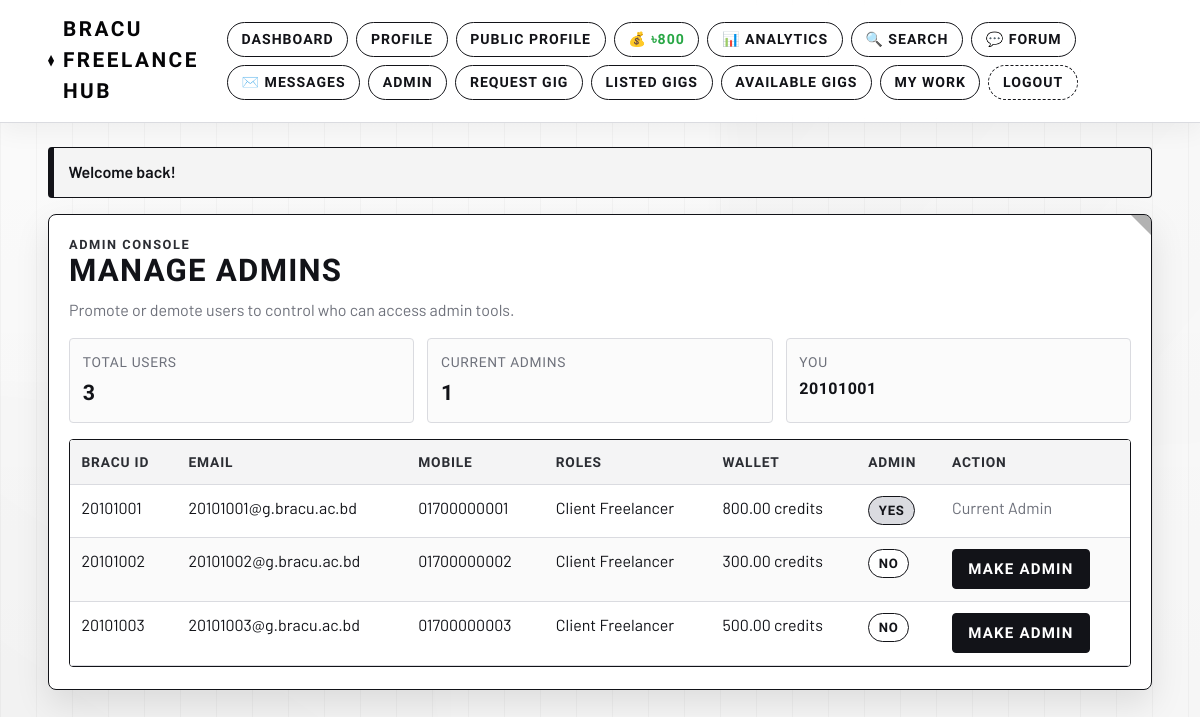
/admin/manage_admins.php (signed in), run on the app's committed database.
### tables this page shows
CREATE TABLE IF NOT EXISTS `User` (
    BRACU_ID VARCHAR(20) PRIMARY KEY,
    Bracu_mail VARCHAR(120) NOT NULL UNIQUE,
    full_name VARCHAR(120) NULL,
    client TINYINT(1) NOT NULL DEFAULT 1,
    mobile_number VARCHAR(20) NOT NULL,
    address_line VARCHAR(255) NULL,
    bio TEXT NULL,
    skills TEXT NULL,
    avatar_path VARCHAR(255) NULL,
    password VARCHAR(255) NOT NULL,
    freelancer TINYINT(1) NOT NULL DEFAULT 1,
    preferred_mode ENUM('hiring', 'working') NOT NULL DEFAULT 'hiring',
    is_admin TINYINT(1) NOT NULL DEFAULT 0,
    credit_balance DECIMAL(10,2) NOT NULL DEFAULT 500.00,
    created_at TIMESTAMP NOT NULL DEFAULT CURRENT_TIMESTAMP
);

### includes/db.php (called while the page is built, shortened)
<?php
function db(): PDO
{
    static $pdo = null;
    if ($pdo instanceof PDO) {
        return $pdo;
    }
    $dsn = sprintf('mysql:host=%s;port=%d;dbname=%s;charset=utf8mb4', DB_HOST, DB_PORT, DB_NAME);
    try {
        $pdo = new PDO(
            $dsn,
            DB_USER,
            DB_PASS,
            [
                PDO::ATTR_ERRMODE => PDO::ERRMODE_EXCEPTION,
                PDO::ATTR_DEFAULT_FETCH_MODE => PDO::FETCH_ASSOC,
                PDO::ATTR_EMULATE_PREPARES => false,
                PDO::ATTR_TIMEOUT => 5,
            ]
        );
    } catch (PDOException $exception) {
        error_log('Database connection failed: ' . $exception->getMessage());
        http_response_code(500);
        if (!headers_sent()) {
            header('Content-Type: text/html; charset=UTF-8');
        }
        echo '<!doctype html><html lang="en"><head><meta charset="utf-8"><title>Database Connection Error</title>';
        echo '<meta name="viewport" content="width=device-width, initial-scale=1"></head><body style="font-family: Arial, sans-serif; margin: 2rem;">';
        echo '<h1>Database Connection Error</h1>';
        echo '<p>Could not connect to MySQL. Please ensure MySQL is running and your database settings are correct.</p>';
        echo '<p>Expected connection: ' . htmlspecialchars(DB_HOST . ':' . (string) DB_PORT, ENT_QUOTES, 'UTF-8') . '</p>';
        echo '<p>If you use XAMPP, start MySQL from the XAMPP Control Panel, then refresh this page.</p>';
        if (APP_DEBUG) {
            echo '<p><strong>Debug:</strong> ' . htmlspecialchars($exception->getMessage(), ENT_QUOTES, 'UTF-8') . '</p>';
        }
        echo '</body></html>';
        exit;
    }
    return $pdo;
}

### includes/auth.php (called while the page is built, shortened)
<?php
require_once __DIR__ . '/db.php';
require_once __DIR__ . '/helpers.php';
function find_user_by_bracu_id(string $bracuId): ?array
{
    $statement = db()->prepare('SELECT * FROM `User` WHERE BRACU_ID = :bracu_id LIMIT 1');
    $statement->execute(['bracu_id' => $bracuId]);
    $user = $statement->fetch();
    return $user ?: null;
}
function current_user(): ?array
{
    $user = find_user_by_bracu_id($_SESSION['user_bracu_id']);
    unset($user['password']);
    return $user;
}
function require_login(): array
{
    $user = current_user();
    return $user;
}
function current_user_is_admin(?array $user = null): bool
{
    $target = $user ?? current_user();
    return ((int) ($target['is_admin'] ?? 0)) === 1;
}
function require_admin(): array
{
    $user = require_login();
    return $user;
}

### includes/credits.php (called while the page is built, shortened)
<?php
require_once __DIR__ . '/db.php';
require_once __DIR__ . '/helpers.php';
function get_user_credit_balance(string $bracu_id): float
{
    $stmt = db()->prepare('SELECT credit_balance FROM `User` WHERE BRACU_ID = :id');
    $stmt->execute(['id' => $bracu_id]);
    $result = $stmt->fetchColumn();
    return $result !== false ? (float) $result : 0.00;
}

### includes/helpers.php (called while the page is built, shortened)
<?php
function h(string $value): string
{
    return htmlspecialchars($value, ENT_QUOTES, 'UTF-8');
}
function get_flash(): ?array
{
    $flash = $_SESSION['flash'];
    return $flash;
}
function format_credit(float $amount): string
{
    return number_format($amount, 2) . ' credits';
}

### admin/manage_admins.php (the view, shortened to what this page needs)
<?php
require_once dirname(__DIR__) . '/includes/auth.php';
$adminUser = require_admin();
$usersStatement = db()->query(
    'SELECT BRACU_ID, Bracu_mail, mobile_number, credit_balance, is_admin, client, freelancer
     FROM `User`
     ORDER BY is_admin DESC, BRACU_ID ASC'
);
$users = $usersStatement->fetchAll();
$adminCountStatement = db()->query('SELECT COUNT(*) AS total FROM `User` WHERE is_admin = 1');
$adminCount = (int) $adminCountStatement->fetchColumn();
require_once dirname(__DIR__) . '/includes/header.php';
?>
<section class="card">
    <div class="kicker">Admin Console</div>
    <h1>Manage Admins</h1>
    <p class="muted">Promote or demote users to control who can access admin tools.</p>
    <div class="stats" style="margin-bottom: 1rem;">
        <div class="stat">
            <div class="label">Total Users</div>
            <div class="value"><?= count($users) ?></div>
        </div>
        <div class="stat">
            <div class="label">Current Admins</div>
            <div class="value"><?= $adminCount ?></div>
        </div>
        <div class="stat">
            <div class="label">You</div>
            <div class="value" style="font-size:1rem"><?= h($adminUser['BRACU_ID']) ?></div>
        </div>
    </div>
    <div class="table-wrap">
        <table>
            <thead>
                <tr>
                    <th>BRACU ID</th>
                    <th>Email</th>
                    <th>Mobile</th>
                    <th>Roles</th>
                    <th>Wallet</th>
                    <th>Admin</th>
                    <th>Action</th>
                </tr>
            </thead>
            <tbody>
                <?php foreach ($users as $row): ?>
                    <tr>
                        <td><?= h($row['BRACU_ID']) ?></td>
                        <td><?= h($row['Bracu_mail']) ?></td>
                        <td><?= h($row['mobile_number']) ?></td>
                        <td>
                            <?= (int) $row['client'] === 1 ? 'Client ' : '' ?>
                            <?= (int) $row['freelancer'] === 1 ? 'Freelancer' : '' ?>
                        </td>
                        <td><?= h(format_credit((float) $row['credit_balance'])) ?></td>
                        <td>
                            <span class="badge <?= (int) $row['is_admin'] === 1 ? 'badge-done' : 'badge-listed' ?>">
                                <?= (int) $row['is_admin'] === 1 ? 'Yes' : 'No' ?>
                            </span>
                        </td>
                        <td>
                            <?php if ((int) $row['is_admin'] === 1): ?>
                                <?php if ($row['BRACU_ID'] === $adminUser['BRACU_ID']): ?>
                                    <span class="muted">Current Admin</span>
                                <?php endif; ?>
                            <?php else: ?>
                                <form class="inline-form" method="post" action="manage_admins.php">
                                    <button type="submit">Make Admin</button>
                                </form>
                            <?php endif; ?>
                        </td>
                    </tr>
                <?php endforeach; ?>
            </tbody>
        </table>
    </div>
</section>
<?php require_once dirname(__DIR__) . '/includes/footer.php'; ?>

### includes/header.php (shortened to what this page needs)
<?php
require_once __DIR__ . '/auth.php';
require_once __DIR__ . '/credits.php';
$activeUser = current_user();
$flash = get_flash();
?>
<!doctype html>
<html lang="en">
<head>
    <link rel="stylesheet" href="<?= BASE_URL ?>assets/css/styles.css">
</head>
<body>
<header class="site-header">
    <div class="container nav-wrap">
        <a class="brand" href="<?= BASE_URL ?>dashboard.php">BRACU Freelance Hub</a>
        <?php if ($activeUser): ?>
            <nav class="nav-links">
                <a href="<?= BASE_URL ?>dashboard.php">Dashboard</a>
                <a href="<?= BASE_URL ?>profile.php">Profile</a>
                <a href="<?= BASE_URL ?>public_profile.php?id=<?= urlencode($activeUser['BRACU_ID']) ?>" target="_blank">Public Profile</a>
                <a href="<?= BASE_URL ?>credits/topup.php" style="color: #28a745; font-weight: 600;">
                    💰 ৳<?= number_format(get_user_credit_balance($activeUser['BRACU_ID']), 0) ?>
                </a>
                <?php if ($activeUser['preferred_mode'] === 'working'): ?>
                    <a href="<?= BASE_URL ?>freelancer/analytics.php">📊 Analytics</a>
                <?php elseif ($activeUser['preferred_mode'] === 'hiring'): ?>
                    <a href="<?= BASE_URL ?>client/analytics.php">📊 Analytics</a>
                <?php endif; ?>
                <a href="<?= BASE_URL ?>search.php">🔍 Search</a>
                <a href="<?= BASE_URL ?>community/forum.php">💬 Forum</a>
                <a href="<?= BASE_URL ?>community/messages_inbox.php">✉️ Messages</a>
                <?php if (current_user_is_admin($activeUser)): ?>
                    <a href="<?= BASE_URL ?>admin/manage_admins.php">Admin</a>
                <?php endif; ?>
                <a href="<?= BASE_URL ?>client/create_gig.php">Request Gig</a>
                <a href="<?= BASE_URL ?>client/my_gigs.php">Listed Gigs</a>
                <a href="<?= BASE_URL ?>freelancer/marketplace.php">Available Gigs</a>
                <a href="<?= BASE_URL ?>freelancer/my_work.php">My Work</a>
                <a class="danger-link" href="<?= BASE_URL ?>logout.php">Logout</a>
            </nav>
        <?php endif; ?>
    </div>
</header>
<main class="container content">
    <?php if ($flash): ?>
        <div class="flash flash-<?= h($flash['type']) ?>">
            <?= h($flash['message']) ?>
        </div>
    <?php endif; ?>

### includes/footer.php
    </main>
</body>
</html>

### data on the page
user: get_user_credit_balance($activeUser['BRACU_ID']) "800", BRACU_ID "20101001", Bracu_mail "20101001@g.bracu.ac.bd", mobile_number "01700000001", client "Client", freelancer "Freelancer", credit_balance "800.00 credits", is_admin "YES"
user: BRACU_ID "20101002", Bracu_mail "20101002@g.bracu.ac.bd", mobile_number "01700000002", client "Client", freelancer "Freelancer", credit_balance "300.00 credits", is_admin "NO"
user: BRACU_ID "20101003", Bracu_mail "20101003@g.bracu.ac.bd", mobile_number "01700000003", client "Client", freelancer "Freelancer", credit_balance "500.00 credits", is_admin "NO"

### other printed values
$flash['message'] "Welcome back!"
count($users) "3"
$adminCount "1"
